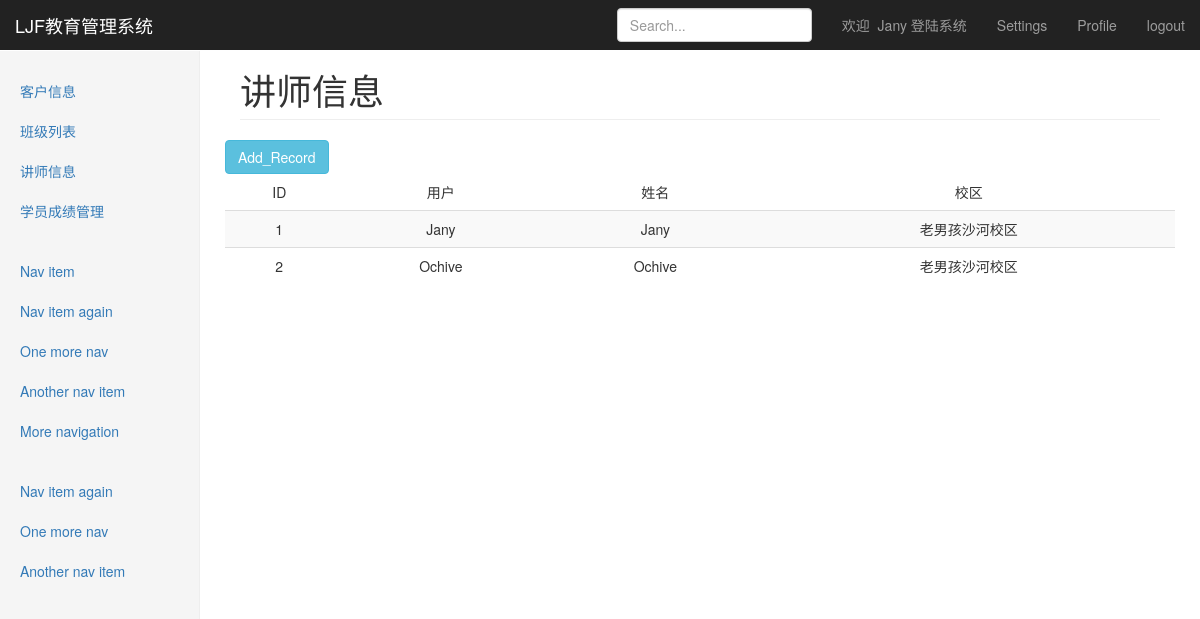
Screenshot of /crm/teachers (signed in) with the database file from the repository.
### crm_pratice/models.py (models this page shows, shortened)
class UserProfile(models.Model):
    user = models.OneToOneField(User) #alex
    name = models.CharField(max_length=64)
    school = models.ForeignKey('School')

class School(models.Model):
    name = models.CharField(max_length=128,unique=True)
    city = models.CharField(max_length=64)
    addr = models.CharField(max_length=128)
    def __str__(self):
        return self.name

### crm_pratice/views.py (the view)
@login_required()
def teacher(request):
    form = get_modes_func(request,func='UserProfile',fm_class='UserProfileModelForm',
                       action='select_all_data',
                       data_id=None)
    return render(request,'dashboard/teachers.html',{'user_list': form})

### templates/dashboard/teachers.html
{% extends "Dashboard Template for Bootstrap.html" %}
{% block header %}
    讲师信息
{% endblock %}
{%  block content_body %}
  <table class="table table-striped" >
        <thead>
            <tr>
                <td>ID</td>
                <td>用户</td>
                <td>姓名</td>
                <td>校区</td>
            </tr>
        </thead>
        <tbody>
            {% for user in user_list %}
                <tr>
                    <td>{{ user.id }}</td>
                    <td>{{ user.user }}</td>
                    <td>{{ user.name }}</td>
                    <td>{{ user.school }}</td>
                </tr>
            {% endfor %}
        </tbody>
        <a class="btn btn-info pull-left" href="/crm/teachers/new">Add_Record</a>
    </table>
{%  endblock %}

### templates/Dashboard Template for Bootstrap.html (shortened to what this page needs)
<!DOCTYPE html>
<html lang="zh-CN"><head><meta http-equiv="Content-Type" content="text/html; charset=UTF-8">
    <link href="/static/css/bootstrap.min.css" rel="stylesheet">
    <link href="/static/css/dashboard.css" rel="stylesheet">
    <link href="/static/css/self_use.css" rel="stylesheet">
  </head>
  <body>
    <nav class="navbar navbar-inverse navbar-fixed-top">
      <div class="container-fluid">
        <div class="navbar-header">
          <a class="navbar-brand" href="http://v3.bootcss.com/examples/dashboard/#">LJF教育管理系统</a>
        </div>
        <div id="navbar" class="navbar-collapse collapse">
          <ul class="nav navbar-nav navbar-right">
            <li><a href="#">欢迎 &nbsp;{{ request.user }}&nbsp;登陆系统</a></li>
            <li><a href="#">Settings</a></li>
            <li><a href="">Profile</a></li>
            <li><a href="/accounts/logout/">logout</a></li>
          </ul>
          <form class="navbar-form navbar-right">
            <input type="text" class="form-control" placeholder="Search...">
          </form>
        </div>
      </div>
    </nav>
    <div class="container-fluid">
      <div class="row">
        <div class="col-sm-3 col-md-2 sidebar">
          <ul class="nav nav-sidebar">
            <li onclick="become_active(this)"><a href="/crm/customer">客户信息<span class="sr-only">(current)</span></a></li>
            <li onclick="become_active(this)" ><a href="/crm/classes">班级列表</a></li>
            <li onclick="become_active(this)"><a href="/crm/teachers">讲师信息</a></li>
            <li onclick="become_active(this)"><a href="/crm/student_grade">学员成绩管理</a></li>
          </ul>
          <ul class="nav nav-sidebar">
            <li><a href="">Nav item</a></li>
            <li><a href="">Nav item again</a></li>
            <li><a href="">One more nav</a></li>
            <li><a href="">Another nav item</a></li>
            <li><a href="">More navigation</a></li>
          </ul>
          <ul class="nav nav-sidebar">
            <li><a href="">Nav item again</a></li>
            <li><a href="">One more nav</a></li>
            <li><a href="">Another nav item</a></li>
          </ul>
        </div>
        <div class="col-sm-9 col-sm-offset-3 col-md-10 col-md-offset-2 main">
          <h1 class="page-header">{% block header %}put your header to here{% endblock %}</h1>
          <div class="row placeholders">
              {% block content_body %} put content body to here{% endblock %}
          </div>
        </div>
      </div>
    </div>
<div id="ext_stophi" style="z-index: 2147483647;"><div class="extnotice"><h2> <a href="http://v3.bootcss.com/examples/dashboard/#" title="关闭提示" id="closenotice" class="closenotice"></a></h2> <a id="sogouconfirm" href="http://v3.bootcss.com/examples/dashboard/#" class="extconfirm"></a> <a id="sogoucancel" href="http://v3.bootcss.com/examples/dashboard/#" class="extconfirm"></a></div></div></body></html>

### statics/css/dashboard.css (style rules this page uses)
body { padding-top: 50px; }
.navbar-fixed-top { border: 0; }
.sidebar { display: none; }
@media (min-width: 768px) { .sidebar { position: fixed; top: 51px; bottom: 0; left: 0; z-index: 1000; display: block; padding: 20px; overflow-x: hidden; overflow-y: auto; background-color: #f5f5f5; border-right: 1px solid #eee; } }
.nav-sidebar { margin-right: -21px; margin-bottom: 20px; margin-left: -20px; }
.nav-sidebar > li > a { padding-right: 20px; padding-left: 20px; }
.main { padding: 20px; }
@media (min-width: 768px) { .main { padding-right: 40px; padding-left: 40px; } }
.main .page-header { margin-top: 0; }
.placeholders { margin-bottom: 30px; text-align: center; }

### rows the page displays
UserProfile: id "1", user "Jany", name "Jany", school "老男孩沙河校区"
UserProfile: id "2", user "Ochive", name "Ochive", school "老男孩沙河校区"

### other values shown
{{ request.user }} "Jany"
